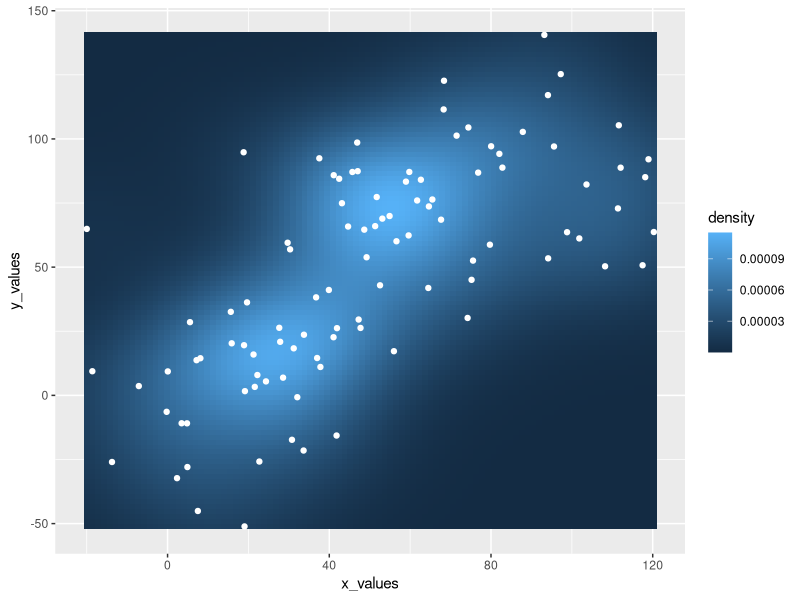

The R script that drew this image: (Note: this script raises an error after producing the figure.)
## ---- chunk 1
knitr::opts_chunk$set( warning=FALSE, message=FALSE)
## ---- chunk 2
# library
library(ggplot2) 

# data
sample_data <- data.frame(x_values = 1:100 + rnorm(100,sd=20), y_values = 1:100 + rnorm(100,sd=27)) 

#plot
ggplot(sample_data, aes(x_values, y_values)) +
  stat_density2d(geom="tile", aes(fill = ..density..), contour = FALSE) + 
  geom_point(colour = "white")
## ---- chunk 3
htmltools::includeHTML("htmlChunkRelatedCorrelation.html")
